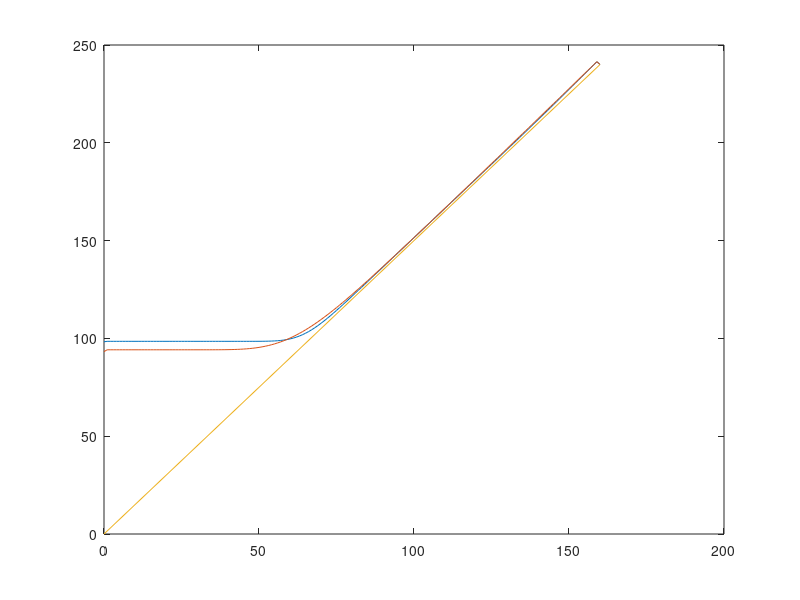

Here is the MATLAB script that generated this plot:
clear;
clc;

Z=100; % 债券的回报
r=0.07; %固定利率
sd=0.2;
D=0.01;
T=1;  % time to maturity
S=50;
Smax=160;
N=160;
M=1600;
ds=Smax/N;   %钱
dt=T/M;   %时间
n=1.5;  %1份债券换1.5份股票
V=zeros(M+1,N+1);

%边界条件
% Smax 时候，选择债转股
 for i=1:1:M+1
     V(i,N+1)=n*Smax;
     
 end
 

for i=1:1:N+1
    V(M+1,i)= max(Z,n*ds*i);
end

for i=1:1:M+1
    V(i,1)=Z*exp(-r*(T-dt*(i-1)));
end

%   j=0:N;
%      a =0.5*(r-D)*j*dt-0.5*sd^2*j.^2*dt;
%      b =1+r*dt+sd^2*j.^2*dt;
%      c= -0.5*(r-D)*dt*j-0.5*sd^2*j.^2*dt;
  j=0:N;
 
      
a=(dt/4)*(sd^2*(j.^2) - (r-D)*j);
b = -(dt/2)*(sd^2*(j.^2) + (r-D));
c = (dt/4)*(sd^2*(j.^2) + (r-D)*j);
 

C = -diag(a(3:N),-1) + diag(1-b(2:N)) - diag(c(2:N-1),1);
[L,U] = lu(C);
DD = diag(a(3:N),-1) + diag(1+b(2:N)) + diag(c(2:N-1),1);

 for i=0:1:160
 temp(1,i+1)=max( i*ds-Z,0);
 end
 temp=temp(2:N)' ;
% Solve at each node
 offset = zeros(size(DD,2),1);
for i=M:-1:1
    offset(1) = a(2)*(V(i,1)+V(i+1,1));
       offset(end) = c(end)*(V(i,end)+V(i+1,end));
   V(i,2:N)= U\(L\(DD*V(i+1,2:N)' + offset));
     
   V(i,2:N)=max(V(i,2:N),n*ds*(2:N));
%     qtemp=up\(low\(V(i+1,2:N)'-C));
%     index=find(qtemp<utemp );
%     qtemp(index)=utemp(index);
%    V(i,2:N)=qtemp;
end
  plot (ds*(0:N),V(1200,:));
  hold on;
 % plot (ds*(0:N),V(1000,:));
 plot (ds*(0:N),V(1,:));
 plot([0,Smax],[0*n,Smax*n]);
